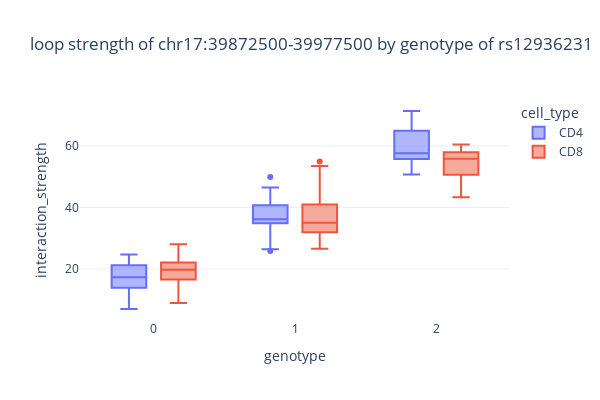

Here is the notebook cell this chart was saved with:
### Markdown cell above
## looping (aka loopQTL)

### Code cell
def visualize_loopQTL(chr_A, start_A, start_B, rs_number, chrom, rs_coord, cell_types = ["CD4", "CD8"]):
    patients_genotypes = retrieve_genotypes(rs_number, chrom, rs_coord)
    counts_peak = loops_counts_melted[(loops_counts_melted["chrA"] == chr_A) & (loops_counts_melted["A_start"] == start_A) & (loops_counts_melted["B_start"] == start_B) & loops_counts_melted["cell_type"].isin(cell_types)].merge(patients_genotypes, on='patient', how='left')
    fig = px.box(counts_peak, x="genotype", y="interaction_strength", color = "cell_type", hover_name = "proper_name", 
                   width=600, height=400, title = f"loop strength of {chrom}:{start_A}-{start_B} by genotype of {rs_number}", template = "plotly_white")

    fig.update_traces(marker=dict(size=6, opacity=0.7), selector=dict(mode='markers'))
    return fig
visualize_loopQTL("17",39872500,39977500,"rs12936231", "chr17", 39872866)

### Figure 1 — Plotly figure (JSON) as saved in the notebook; plotly's stock layout.template omitted (floating-point values rounded to 4 significant figures)
{"data": [{"alignmentgroup": "True", "hovertemplate": "<b>%{hovertext}</b><br><br>cell_type=CD4<br>genotype=%{x}<br>interaction_strength=%{y}<extra></extra>", "hovertext": ["NRHV014XCD4", "NRHV073CD4", "NRHV079CD4", "NRHV086CD4", "NRHV121CD4", "NRHV151CD4", "NRHV168CD4", "NRHV171CD4", "NRHV238CD4", "NRHV290CD4", "NRHV295CD4", "NRHV321CD4", "NRHV322CD4", "NRHV324CD4", "NRHV325CD4", "NRHV326CD4", "NRHV332CD4", "PSA4920CD4", "PSA4942CD4", "PSA4944CD4", "PSA4945CD4", "PSA4950CD4", "PSA4951CD4", "PSA4954CD4", "PSA4957CD4", "PSA4958CD4", "PSA4959CD4", "PSA4962CD4", "PSA4963CD4", "PSA4967CD4", "PSA4968CD4", "PSA5006CD4", "PSA5007CD4", "PSA5008CD4", "PSA5009CD4", "PSA5010CD4", "PSA5012CD4", "PSA5013CD4", "PSA5014CD4", "PSA5017CD4", "PSA5018CD4", "PSA5019CD4", "PSA5021CD4", "PSA5026CD4", "PSA5037CD4", "PSA5040CD4"], "legendgroup": "CD4", "marker": {"color": "#636efa"}, "name": "CD4", "notched": false, "offsetgroup": "CD4", "orientation": "v", "showlegend": true, "type": "box", "x": [1, 1, 0, 1, 1, 1, 1, 1, 0, 0, 1, 0, 1, 1, 1, 2, 1, 1, 1, 1, 0, 0, 0, 1, 2, 0, 1, 1, 0, 1, 1, 1, 0, 2, 0, 2, 0, 1, 1, 1, 1, 1, 1, 1, 2, 1], "x0": " ", "xaxis": "x", "y": [34.79, 45.64, 13.21, 37.01, 29.07, 49.91, 38.93, 36.63, 15.54, 15.26, 35.26, 20.42, 38.6, 35.44, 25.82, 57.52, 40.29, 26.41, 44.21, 35.53, 19.61, 18.98, 6.948, 28.66, 57.64, 24.69, 33.62, 45.63, 22.05, 34.97, 29.93, 36.18, 13.3, 62.9, 22.52, 50.76, 14.49, 39.48, 35.83, 35.22, 42.0, 42.26, 46.49, 39.67, 71.42, 34.9], "y0": " ", "yaxis": "y"}, {"alignmentgroup": "True", "hovertemplate": "<b>%{hovertext}</b><br><br>cell_type=CD8<br>genotype=%{x}<br>interaction_strength=%{y}<extra></extra>", "hovertext": ["NRHV014XCD8", "NRHV073CD8", "NRHV079CD8", "NRHV086CD8", "NRHV121CD8", "NRHV168CD8", "NRHV171CD8", "NRHV238CD8", "NRHV290CD8", "NRHV295CD8", "NRHV321CD8", "NRHV322CD8", "NRHV324CD8", "NRHV325CD8", "NRHV326CD8", "NRHV332CD8", "PSA4920CD8", "PSA4941CD8", "PSA4942CD8", "PSA4943CD8", "PSA4944CD8", "PSA4946CD8", "PSA4950CD8", "PSA4951CD8", "PSA4954CD8", "PSA4958CD8", "PSA4959CD8", "PSA4960CD8", "PSA4961CD8", "PSA4962CD8", "PSA4963CD8", "PSA4968CD8", "PSA5006CD8", "PSA5008CD8", "PSA5009CD8", "PSA5010CD8", "PSA5012CD8", "PSA5013CD8", "PSA5014CD8", "PSA5015CD8", "PSA5017CD8", "PSA5018CD8", "PSA5019CD8", "PSA5020CD8", "PSA5021CD8", "PSA5022CD8", "PSA5023CD8", "PSA5024CD8", "PSA5026CD8", "PSA5036CD8", "PSA5037CD8", "PSA5039CD8", "PSA5040CD8"], "legendgroup": "CD8", "marker": {"color": "#EF553B"}, "name": "CD8", "notched": false, "offsetgroup": "CD8", "orientation": "v", "showlegend": true, "type": "box", "x": [1, 1, 0, 1, 1, 1, 1, 0, 0, 1, 0, 1, 1, 1, 2, 1, 1, 1, 1, 1, 1, 1, 0, 0, 1, 0, 1, 0, 2, 1, 0, 1, 1, 2, 0, 2, 0, 1, 1, 0, 1, 1, 1, 2, 1, 2, 1, 2, 1, 2, 2, 1, 1], "x0": " ", "xaxis": "x", "y": [31.78, 41.63, 22.82, 34.54, 30.81, 55.01, 35.45, 20.78, 20.02, 33.24, 13.98, 39.17, 48.82, 33.76, 55.87, 53.54, 36.47, 32.91, 41.58, 30.84, 26.53, 27.45, 28.05, 17.2, 34.5, 8.926, 35.65, 23.74, 60.55, 35.44, 21.36, 27.37, 30.51, 59.21, 19.39, 52.86, 15.91, 45.13, 30.88, 17.13, 32.06, 41.09, 40.8, 57.59, 37.81, 56.06, 35.99, 43.3, 42.83, 50.51, 50.67, 33.81, 33.47], "y0": " ", "yaxis": "y"}], "layout": {"boxmode": "group", "height": 400, "legend": {"title": {"text": "cell_type"}, "tracegroupgap": 0}, "title": {"text": "loop strength of chr17:39872500-39977500 by genotype of rs12936231"}, "width": 600, "xaxis": {"anchor": "y", "domain": [0, 1], "title": {"text": "genotype"}}, "yaxis": {"anchor": "x", "domain": [0, 1], "title": {"text": "interaction_strength"}}}}
